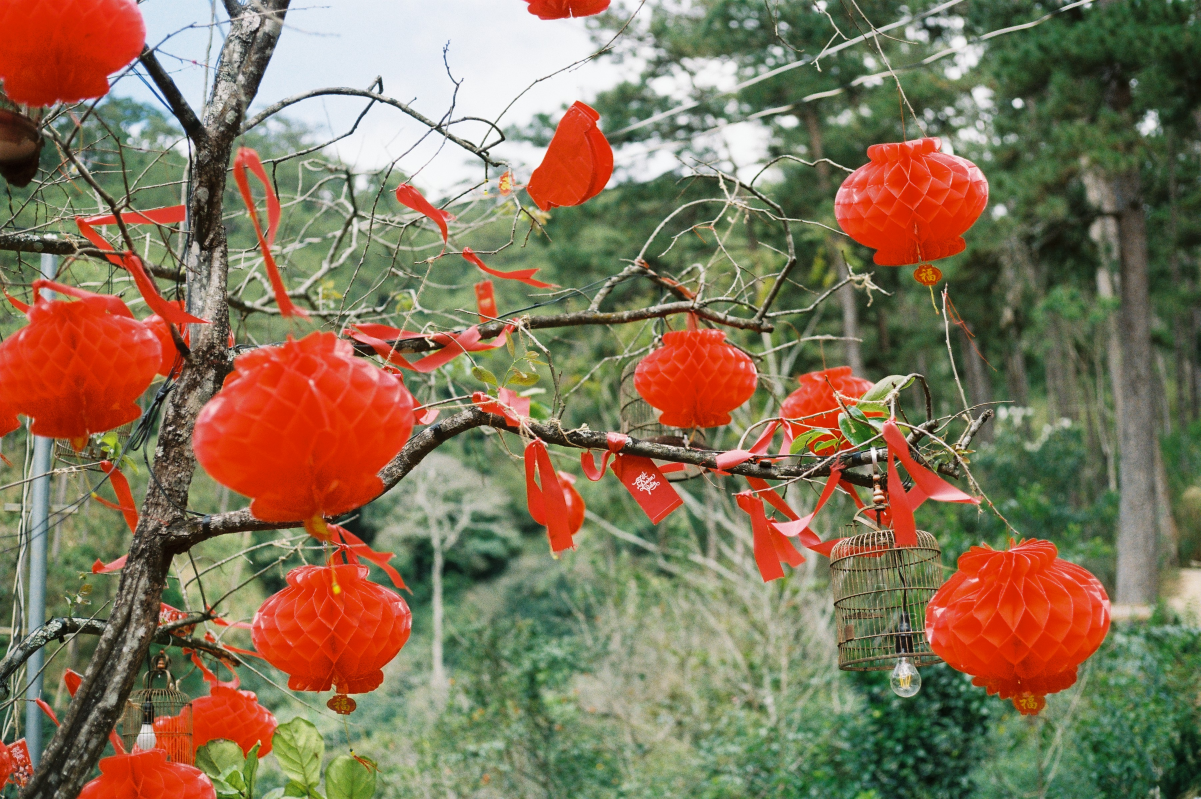
#> input picture utils/original_images/landscape1.JPG, 3602 x 2397 px (shown at 1/3 size)
$ python embedding_watermark.py
#> lines starting #> are read from the running program, lines starting #| are printed output that depends on the picture

import numpy as np
import cv2
import pywt
import os
from scipy.ndimage import sobel

# Temporary path configuration, will change later based on the Input Image action
base_path = "./utils/"
original_img_path = os.path.join(base_path, "original_images", "landscape1.JPG")
watermark_img_path = os.path.join(base_path, "watermark_images", "kitshop_logo.jpg")
output_img_path = os.path.join(base_path, "watermarked_product_img", "watermarked_landscape1.JPG")
sideinfo_path = os.path.join(base_path, "side_info", "kitshop_logo_sideinfo.npz")

block_size = 32 # Size of the blocks to be divided using DWT
alpha = 0.05  # strength factor, tested with 0.05, 0.1, 0.2 but not good
num_blocks = 16  # number of high-texture blocks to embed watermark (tested with 16, 32, 64 but not good)

# Load the original color image and watermark
img = cv2.imread(original_img_path)
#> img is the input picture: shape (2397, 3602, 3); mean B, G, R 88.2, 115.4, 133.9
if img is None:
    raise FileNotFoundError(f"Cannot load image: {original_img_path}")
img = cv2.resize(img, (512, 512))
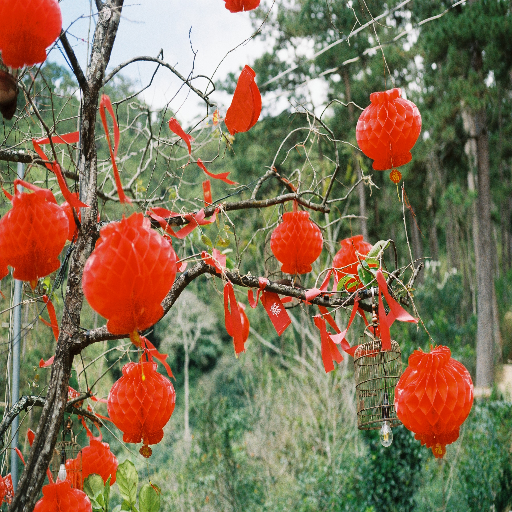
#> img: shape (512, 512, 3); mean B, G, R 88.1, 115.2, 133.8
img_yuv = cv2.cvtColor(img, cv2.COLOR_BGR2YCrCb)
#> img_yuv: shape (512, 512, 3); mean of channels 0, 1, 2 117.7, 139.5, 111.3
Y = np.float32(img_yuv[:, :, 0])  # luminance only
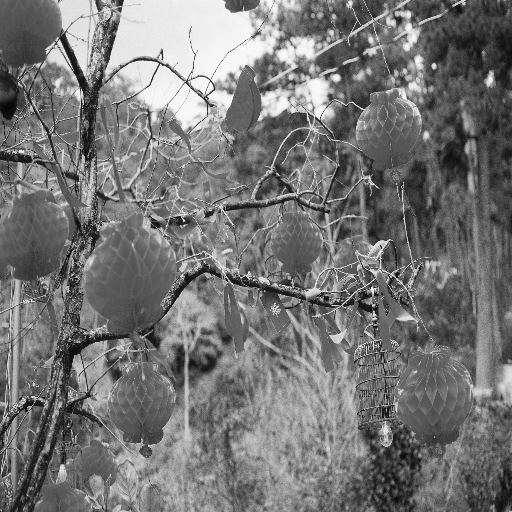
#> Y: shape (512, 512) float32; min 3, max 252, mean 117.7

wm = cv2.imread(watermark_img_path, cv2.IMREAD_GRAYSCALE)
if wm is None:
#> (the run stopped early here; a loop or call above may not have finished)

$ run again, with utils/original_images/landscape2.JPG copied over utils/original_images/landscape1.JPG
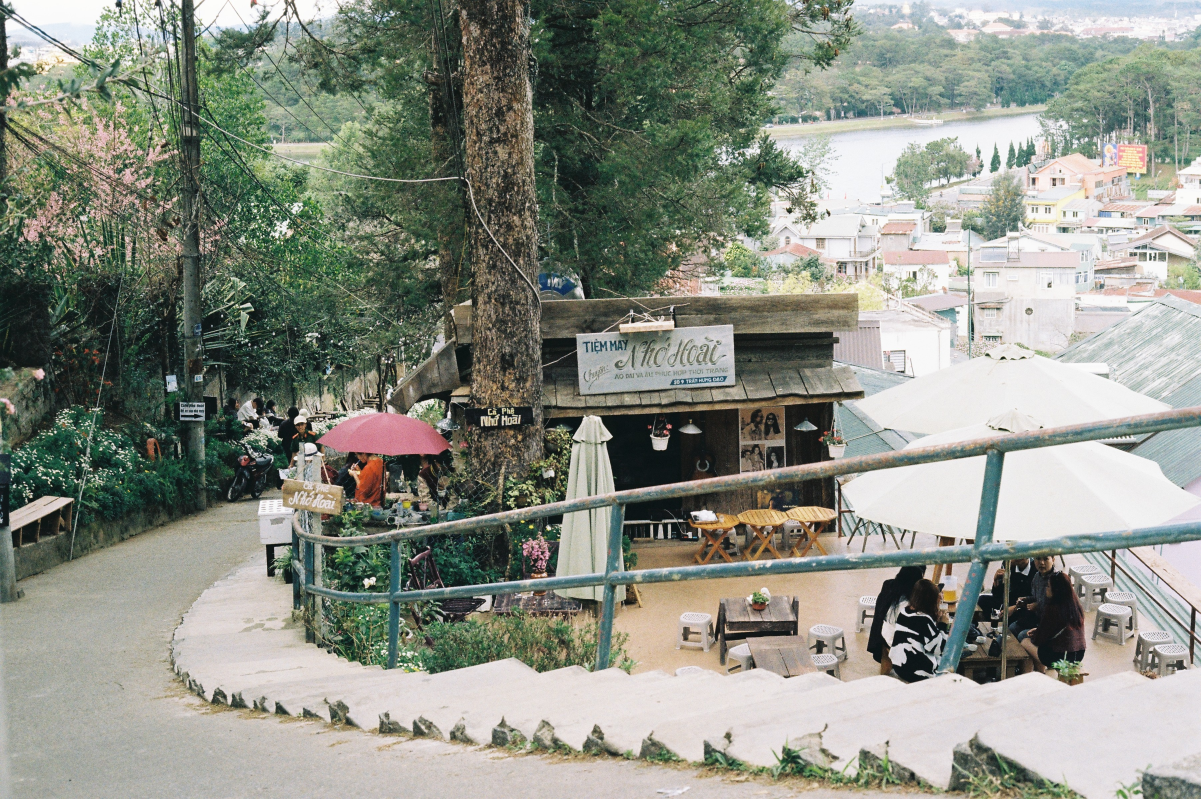
#> input picture utils/original_images/landscape2.JPG, 3602 x 2397 px (shown at 1/3 size)
#> img is the input picture: shape (2397, 3602, 3); mean B, G, R 133.2, 144, 139.8
#> `img = cv2.resize(img, (512, 512))`:
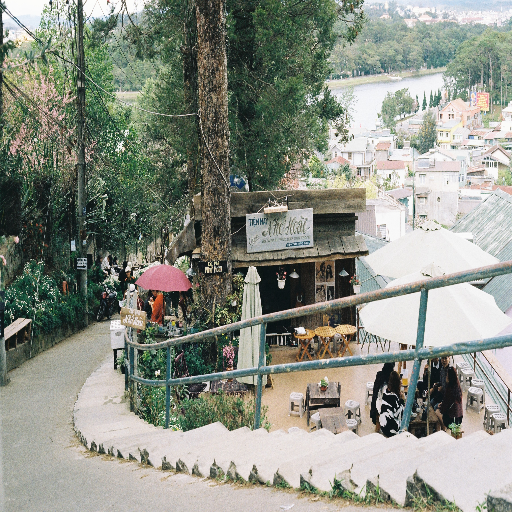
#> img: shape (512, 512, 3); mean B, G, R 133.1, 143.9, 139.7
#> img_yuv: shape (512, 512, 3); mean of channels 0, 1, 2 141.4, 126.8, 123.3
#> `Y = np.float32(img_yuv[:, :, 0])`:
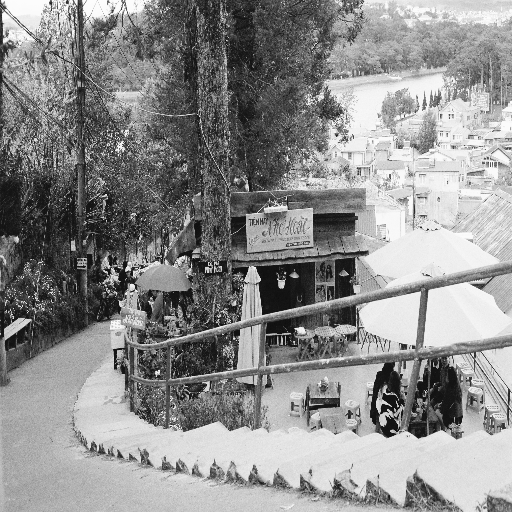
#> Y: shape (512, 512) float32; min 9, max 255, mean 141.4
